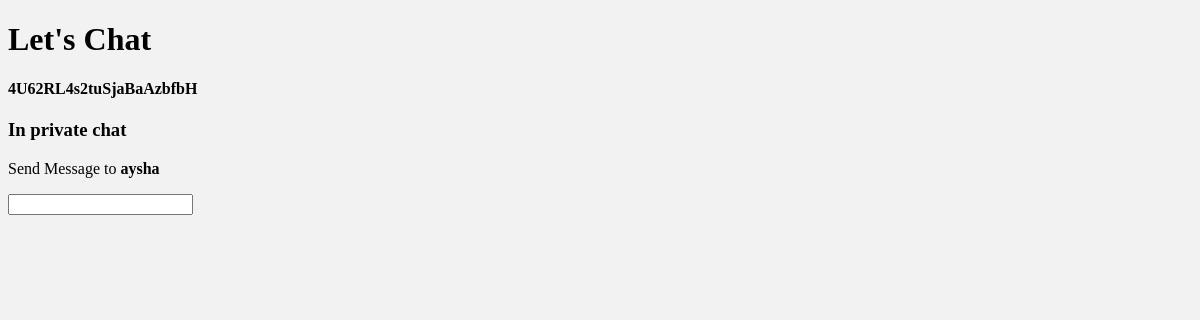
Before: /chat/getchatroom/4U62RL4s2tuSjaBaAzbfbH with the older database file.
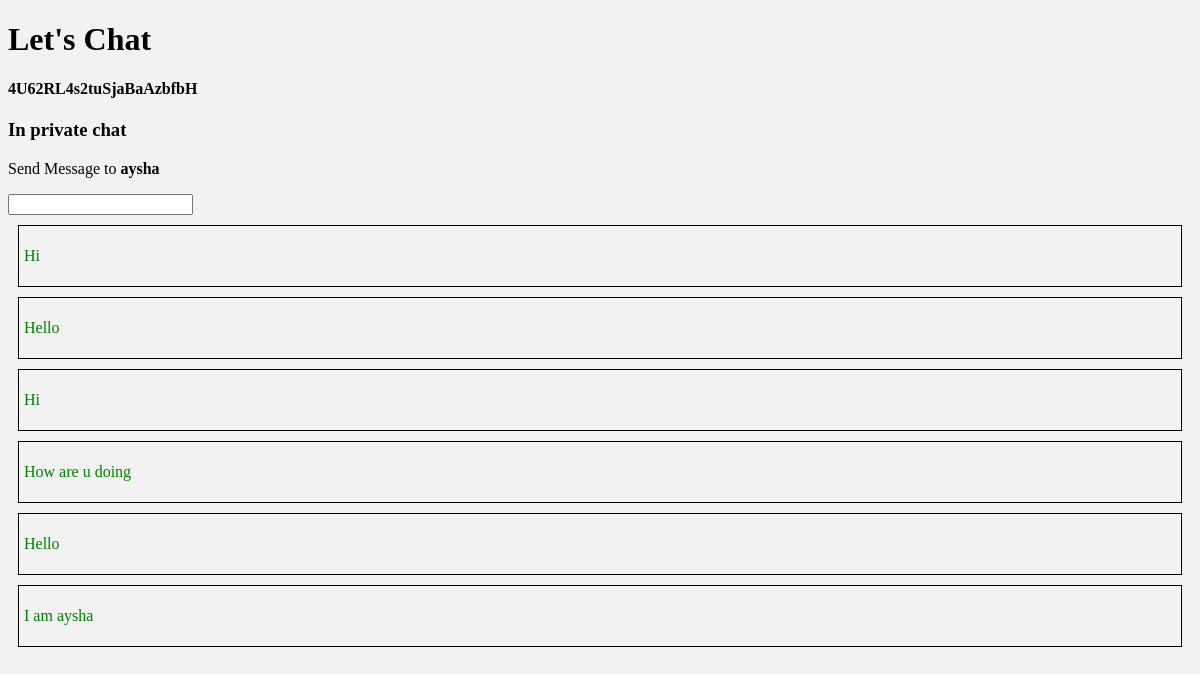
After: the same page with the newer database file.
### chat/models.py (models this page shows, shortened)
class ChatRoom(models.Model):
    chatUuid = ShortUUIDField(primary_key = True)
    user1 = models.ForeignKey(User,null=True,default=None,related_name='user1', on_delete=models.CASCADE)
    user2 = models.ForeignKey(User,null=True,default=None, related_name='user2', on_delete=models.CASCADE)

class Message(models.Model):
    time = models.DateTimeField(auto_now=True)
    chatRoom =  models.ForeignKey('ChatRoom', on_delete=models.CASCADE)
    sender = models.ForeignKey(User,null=True,default=None, on_delete=models.CASCADE)
    message = models.CharField(max_length=225)

### chat/views.py (the view)
# urls.py: path('getchatroom/<str:chatUuid>',views.getChatRoom, name='get_chatroom'),
def getChatRoom(request,chatUuid):
    obj = ChatRoom.objects.get(chatUuid = chatUuid)
    if obj.user1 != request.user:
        recvr = obj.user1
    elif obj.user2 != request.user:
        recvr = obj.user2
    chats = Message.objects.filter(chatRoom_id = chatUuid)
    print("chats: ",chats)
    context = {
        'obj':obj,
        'personobj' : recvr,
        'chats':chats
    }
    return render(request,'chat/chat.html',context)

### chat/templates/chat/chat.html (shortened to what this page needs)
{% extends 'chat/lobby.html' %}
{% block content %}
  <h4>{{obj.chatUuid}}</h4>
  <h3>In private chat</h3>
    <p>Send Message to <b>{{personobj.username}}</b></p>
    <form action = "." method='post'id="form">
      <input type="text" name="message" />
    </form>
  <div id = "messages">
    {% for message in chats %}
       {% if message.sender.id == request.user.id %}
          <div class="sent">
            <p class="message">{{message.message}}</p>
          </div>
        {% else%}
          <div class="received">
            <p class="message">{{message.message}}</p>
          </div>
        {% endif %}
    {% endfor %}
  </div>
{% endblock %}

### chat/templates/chat/lobby.html (shortened to what this page needs)
{% load static %}
<!DOCTYPE html>
<html lang="en">
<head>
    <link rel="stylesheet" href="{% static '../static/chat/styles.css' %}">
</head>
<body>
    <h1>Let's Chat</h1>
    {% block content %}
    {% endblock %}
</body>
</html>

### chat/static/chat/styles.css (style rules this page uses)
body { background-color: #f2f2f2; }
.received { color:green; border:0.5px solid black; margin:10px; padding:5px; }

Changed rows visible on the page:
added Message: message "Hi"
added Message: message "Hello"
added Message: message "Hi"
added Message: message "How are u doing"
added Message: message "Hello"
added Message: message "I am aysha"
